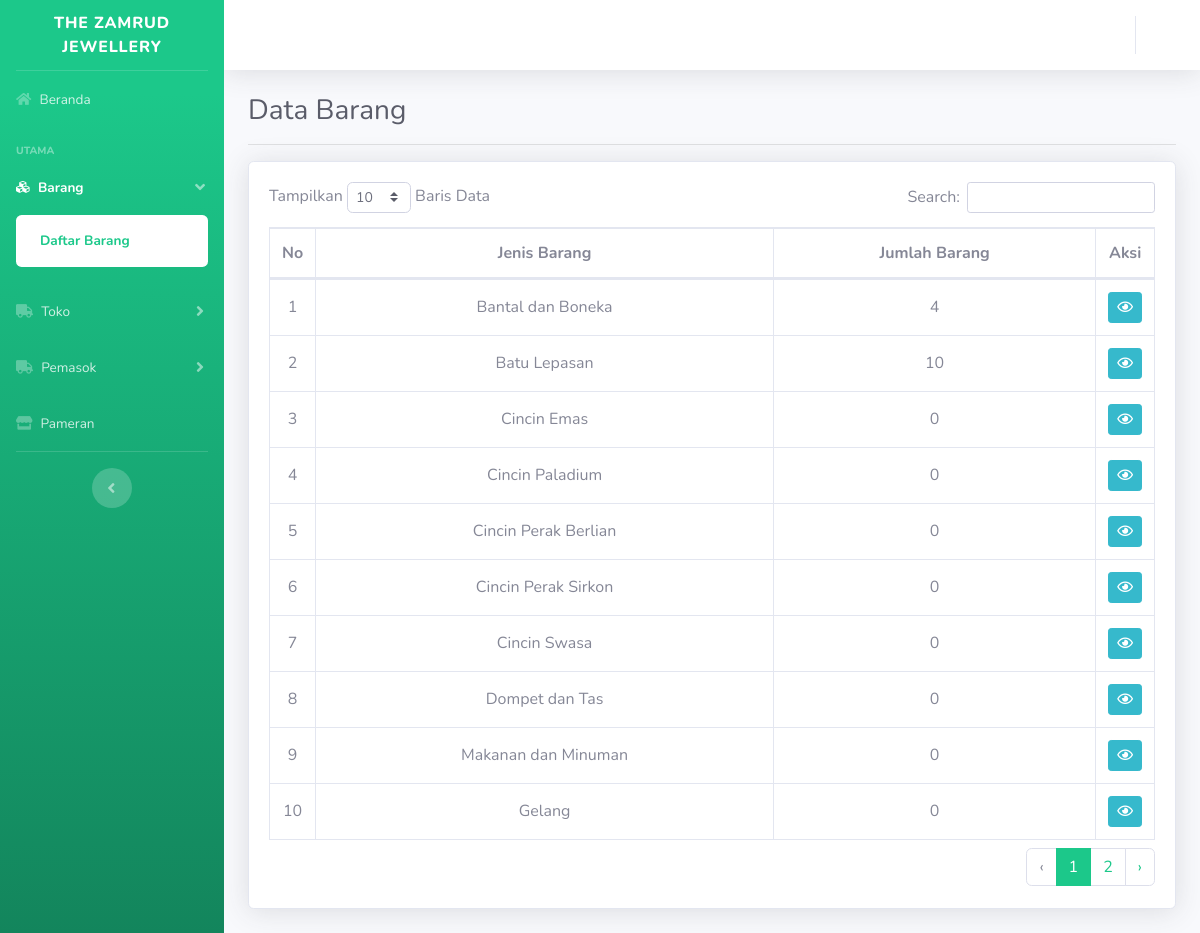
The page /index.php?h=barang (signed in) on the database its author committed.
### tables this page shows
CREATE TABLE `jenis_barang` (
    id INT NOT NULL AUTO_INCREMENT,
    nama VARCHAR(255) NOT NULL,
    kode VARCHAR(255) NOT NULL,
    PRIMARY KEY (id)
);

### halaman/tampil/barang.php (the view)
<div class="container-fluid">
    <div class="d-flex justify-content-between align-items-center">
        <h1 class="h3 mb-0 text-gray-800">Data Barang</h1>
    </div>
    <hr>
    <div class="row">
        <div class="col-12">
            <div class="card shadow mb-4">
                <div class="card-body">
                    <div class="table-responsive">
                        <table class="table table-bordered" id="dataTable" width="100%" cellspacing="0">
                            <thead>
                                <tr>
                                    <th class="td-fit text-center">No</th>
                                    <th class="text-center">Jenis Barang</th>
                                    <th class="text-center">Jumlah Barang</th>
                                    <th class="td-fit text-center">Aksi</th>
                                </tr>
                            </thead>
                            <?php
                            $q = "
                                SELECT
                                    *,
                                    (SELECT IFNULL(COUNT(*), 0) FROM barang WHERE id_jenis_barang=jb.id) jumlah_barang
                                FROM
                                    jenis_barang jb
                            ";
                            $result = $mysqli->query($q);
                            $no = 1;
                            ?>
                            <tbody>
                                <?php while ($row = $result->fetch_assoc()) : ?>
                                    <tr>
                                        <td class="td-fit align-middle text-center"><?= $no++; ?></td>
                                        <td class="align-middle text-center"><?= $row['nama']; ?></td>
                                        <td class="align-middle text-center"><?= $row['jumlah_barang']; ?></td>
                                        <td class="text-center td-fit">
                                            <a href="?h=barang_per_jenis_barang&id_jenis_barang=<?= $row['id']; ?>" class="btn btn-sm btn-info"><i class="far fa-eye"></i></a>
                                        </td>
                                    </tr>
                                <?php endwhile; ?>
                            </tbody>
                        </table>
                    </div>
                </div>
            </div>
        </div>
    </div>
</div>

### index.php (shortened to what this page needs)
<?php require_once('db/koneksi.php'); ?>
<!DOCTYPE html>
<html lang="en">
<head>
    <link href="vendor/fontawesome-free/css/all.min.css" rel="stylesheet" type="text/css">
    <link href="assets/css/sb-admin-2.css" rel="stylesheet">
    <link href="vendor/datatables/dataTables.bootstrap4.min.css" rel="stylesheet">
    <link href="https://cdn.jsdelivr.net/npm/select2@4.1.0-rc.0/dist/css/select2.min.css" rel="stylesheet" />
</head>
<body id="page-top">
    <div id="wrapper">
        <?php include_once('templates/sidebar.php'); ?>
        <div id="content-wrapper" class="d-flex flex-column">
            <div id="content">
                <?php include_once('templates/navbar.php'); ?>
                <?php
                if (isset($_SESSION['user'])) {
                    if (isset($_GET['h'])) {
                        switch ($_GET['h']) {
                            case "barang":
                                include_once "halaman/tampil/barang.php";
                                break;
                        }
                    } else include_once "beranda.php";
                } else
                    echo "<script>location.href = 'halaman/auth/login.php'</script>";
                ?>
            </div>
        </div>
    </div>
</body>
</html>

### templates/sidebar.php (shortened to what this page needs)
<ul class="navbar-nav bg-gradient-primary sidebar sidebar-dark accordion" id="accordionSidebar">
    <a class="sidebar-brand d-flex align-items-center justify-content-center" href="?">
        <div class="sidebar-brand-text mx-3">THE ZAMRUD JEWELLERY</div>
    </a>
    <hr class="sidebar-divider my-0">
    <li class="nav-item <?= isset($_GET['h']) ? (($_GET['h'] == "") ? "active" : "")  : "active" ?>">
        <a class="nav-link" href="?">
            <i class="fas fa-home"></i>
            <span>Beranda</span></a>
    </li>
    <div class="sidebar-heading mt-3">
        Utama
    </div>
    <li class="nav-item <?= in_array(($_GET['h'] ?? ''), ['jenis_barang', 'barang', 'barang_per_jenis_barang', 'tambah_jenis_barang', 'tambah_barang', 'edit_jenis_barang', 'edit_barang']) ? 'active' : '' ?>">
        <a class="nav-link <?= in_array(($_GET['h'] ?? ''), ['jenis_barang', 'barang', 'barang_per_jenis_barang', 'tambah_jenis_barang', 'tambah_barang', 'edit_jenis_barang', 'edit_barang']) ? '' : 'collapsed' ?>" href="#" data-toggle="collapse" data-target="#barang" aria-expanded="true" aria-controls="barang">
            <i class="fas fa-cubes"></i>
            <span>Barang</span>
        </a>
        <div id="barang" class="collapse <?= in_array(($_GET['h'] ?? ''), ['jenis_barang', 'barang', 'barang_per_jenis_barang', 'tambah_jenis_barang', 'tambah_barang', 'edit_jenis_barang', 'edit_barang']) ? 'show' : '' ?>" aria-labelledby="headingPages" data-parent="#accordionSidebar">
            <div class="bg-white py-2 collapse-inner rounded">
                <a class="collapse-item <?= in_array(($_GET['h'] ?? ''), ['barang', 'barang_per_jenis_barang', 'tambah_barang', 'edit_barang']) ? 'active' : '' ?>" href="?h=barang">Daftar Barang</a>
            </div>
        </div>
    </li>
    <li class="nav-item <?= in_array(($_GET['h'] ?? ''), ['toko', 'toko-jenis_barang', 'toko-jenis_barang-barang', 'penjualan_toko', 'distribusi_barang', 'detail_distribusi_barang', 'detail_penjualan_toko', 'tambah_penjualan_toko', 'tambah_toko', 'tambah_distribusi_barang', 'edit_penjualan_toko', 'edit_toko', 'edit_distribusi_barang']) ? 'active' : '' ?>">
        <a class="nav-link <?= in_array(($_GET['h'] ?? ''), ['toko', 'toko-jenis_barang', 'toko-jenis_barang-barang', 'penjualan_toko', 'distribusi_barang', 'detail_distribusi_barang', 'detail_penjualan_toko', 'tambah_penjualan_toko', 'tambah_toko', 'tambah_distribusi_barang', 'edit_penjualan_toko', 'edit_toko', 'edit_distribusi_barang']) ? '' : 'collapsed' ?>" href="#" data-toggle="collapse" data-target="#toko" aria-expanded="true" aria-controls="toko">
            <i class="fas fa-truck"></i>
            <span>Toko</span>
        </a>
    </li>
    <li class="nav-item <?= in_array(($_GET['h'] ?? ''), ['pemasok', 'penyuplaian', 'detail_penyuplaian', 'detail_return_barang', 'return_barang', 'tambah_pemasok', 'tambah_penyuplaian', 'tambah_return_barang', 'edit_pemasok', 'edit_penyuplaian', 'edit_return_barang']) ? 'active' : '' ?>">
        <a class="nav-link <?= in_array(($_GET['h'] ?? ''), ['pemasok', 'penyuplaian', 'detail_penyuplaian', 'detail_return_barang', 'return_barang', 'tambah_pemasok', 'tambah_penyuplaian', 'tambah_return_barang', 'edit_pemasok', 'edit_penyuplaian', 'edit_return_barang']) ? '' : 'collapsed' ?>" href="#" data-toggle="collapse" data-target="#pemasok" aria-expanded="true" aria-controls="pemasok">
            <i class="fas fa-truck"></i>
            <span>Pemasok</span>
        </a>
    </li>
    <li class="nav-item <?= in_array(($_GET['h'] ?? ''), ['pameran', 'detail_pameran', 'tambah_pameran', 'edit_pameran']) ? 'active' : '' ?>">
        <a class="nav-link" href="?h=pameran">
            <i class="fas fa-store"></i>
            <span>Pameran</span></a>
    </li>
    <hr class="sidebar-divider d-none d-md-block">
    <div class="text-center d-none d-md-inline">
        <button class="rounded-circle border-0" id="sidebarToggle"></button>
    </div>
</ul>

### templates/navbar.php (shortened to what this page needs)
<nav class="navbar navbar-expand navbar-light bg-white topbar mb-4 static-top shadow">
    <ul class="navbar-nav ml-auto">
        <li class="nav-item dropdown no-arrow">
            <a class="nav-link dropdown-toggle" href="#" id="userDropdown" role="button" data-toggle="dropdown" aria-haspopup="true" aria-expanded="false">
            </a>
        </li>
    </ul>
</nav>

### index.php (style rules this page uses)
.td-fit { width: 1%; white-space: nowrap; }

### rows shown on the page
jenis_barang: nama "Bantal dan Boneka", jumlah_barang "4"
jenis_barang: nama "Batu Lepasan", jumlah_barang "10"
jenis_barang: nama "Cincin Emas", jumlah_barang "0"
jenis_barang: nama "Cincin Paladium", jumlah_barang "0"
jenis_barang: nama "Cincin Perak Berlian", jumlah_barang "0"
jenis_barang: nama "Cincin Perak Sirkon", jumlah_barang "0"
jenis_barang: nama "Cincin Swasa", jumlah_barang "0"
jenis_barang: nama "Dompet dan Tas", jumlah_barang "0"
jenis_barang: nama "Makanan dan Minuman", jumlah_barang "0"
jenis_barang: nama "Gelang", jumlah_barang "0"
